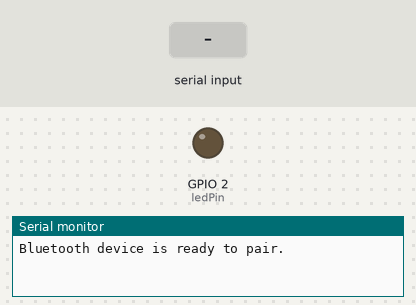
The sketch below on a simulated ESP32. Shown: output pins drawn as LEDs (lit = HIGH), the last lines printed to the serial monitor. The inputs (shaded band) are chosen by the test bench. Nothing arrives over Bluetooth unless stated.

Above: at 1.2 s.
1.3 s: "on" received over the second serial link
At 3.4 s:
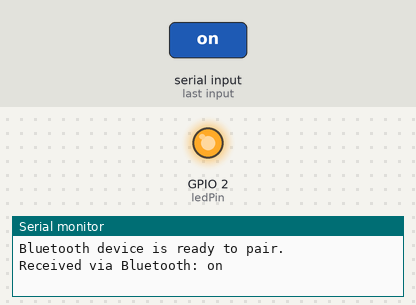
3.8 s: "off" received over the second serial link
At 5.3 s:
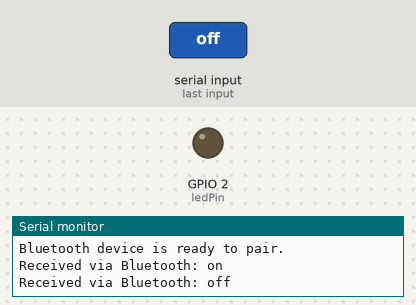
Timing chart, 0 to 6.8 s (numbered marks = the images above; inputs shaded):
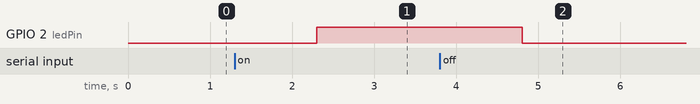

Measured:
- after the input at 1.3 s, GPIO 2 (ledPin): LOW → HIGH after 1.0 s
- after the input at 3.8 s, GPIO 2 (ledPin): HIGH → LOW after 1.0 s

The sketch:

bluetooth_esp.ino
```cpp
#include "BluetoothSerial.h"

BluetoothSerial SerialBT;

const int ledPin = 2;  // Pin where the LED is connected

void setup() {
  pinMode(ledPin, OUTPUT);
  digitalWrite(ledPin, LOW);

  // Start Bluetooth with a name
  SerialBT.begin("im smelly");  // Change this name to whatever you like
  Serial.println("Bluetooth device is ready to pair.");

  Serial.begin(9600);
}

void loop() {
  // Check if there's any data received via Bluetooth
  if (SerialBT.available()) {
    String input = SerialBT.readString();
    input.trim();

    Serial.print("Received via Bluetooth: ");
    Serial.println(input);

    // Control the LED based on the received command
    // You can add more if statements for more functions if you want!
    if (input == "on") {
      digitalWrite(ledPin, HIGH);
      SerialBT.println("LED is ON");
    } else if (input == "off") {
      digitalWrite(ledPin, LOW);
      SerialBT.println("LED is OFF");
    } else {
      SerialBT.println("Invalid command. Type 'on' or 'off'.");
    }
  }
}
```
